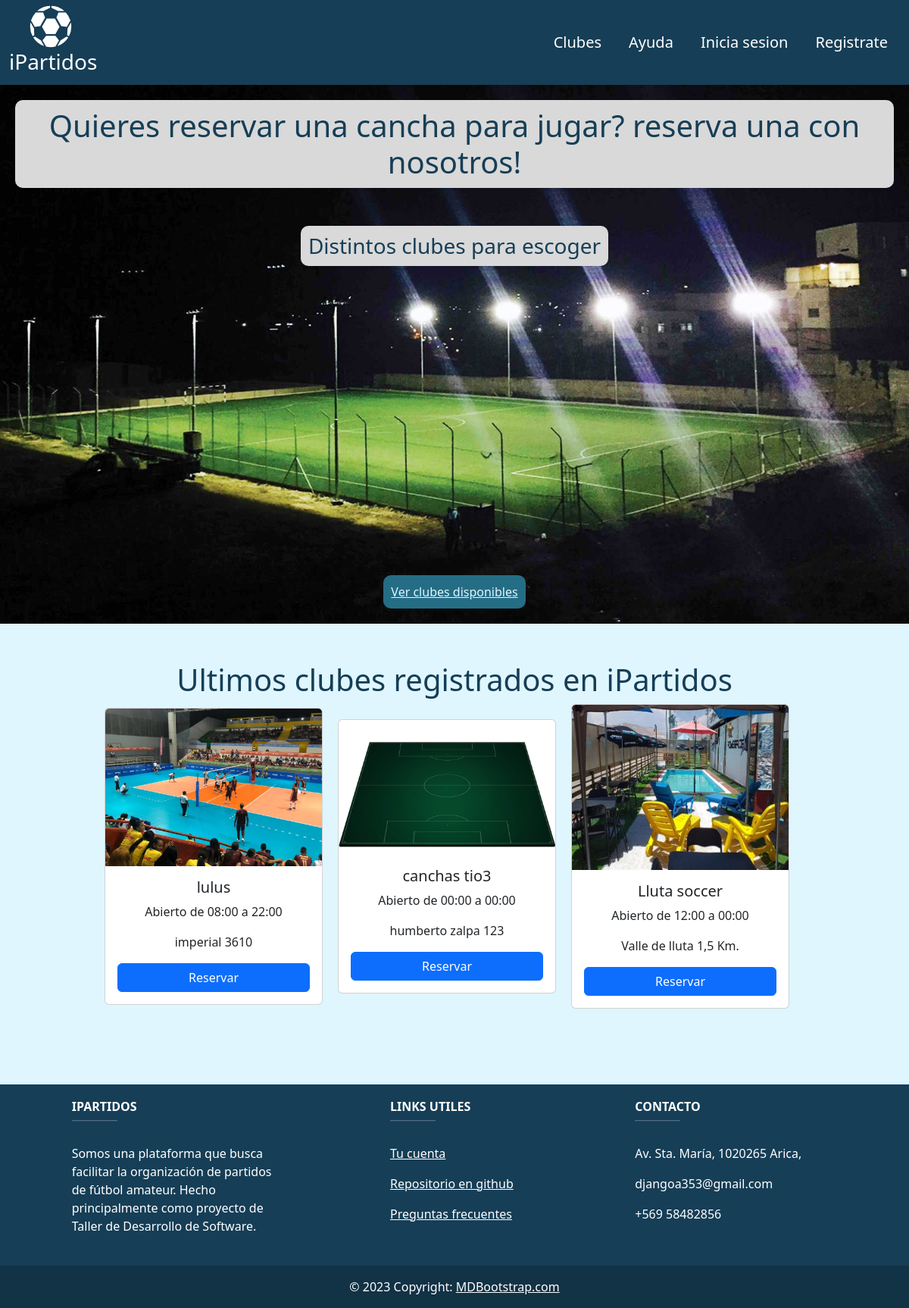
Before: / with the older database file.
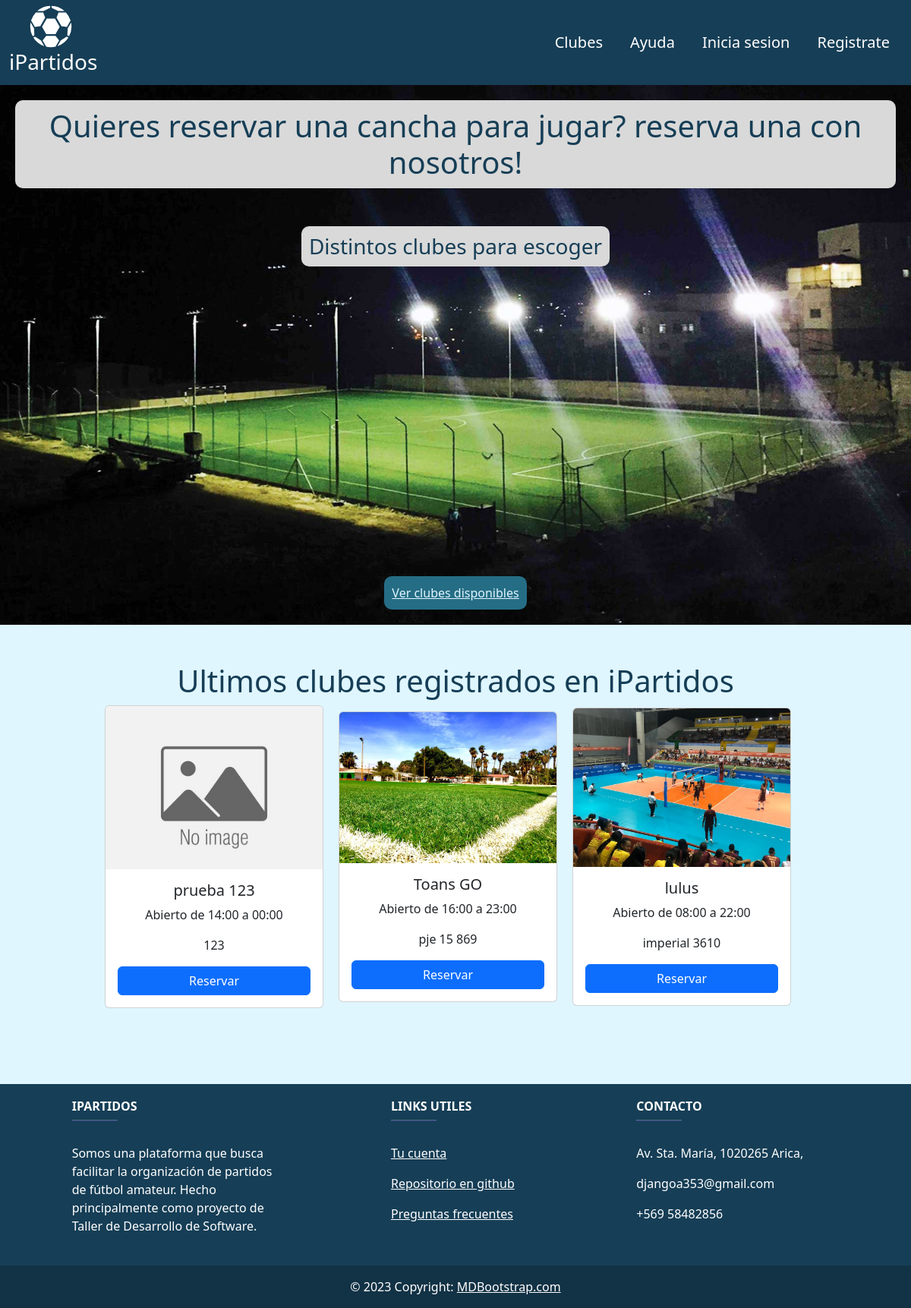
After: the same page with the newer database file.
### registration/models.py (models this page shows, shortened)
class UsuarioProfile(AbstractUser):
    name = models.CharField(max_length=200, default='', verbose_name="Nombre")
    last_name = models.CharField(max_length=200, default='', verbose_name="Apellido")
    email = models.EmailField(max_length=254, unique=True, default='')
    phoneNumber = models.CharField(max_length=20, blank=True, verbose_name='Número de teléfono', default='1234567890')
    role = models.CharField(max_length=100, default='client', verbose_name='Crear cuenta como club')
    state = models.BooleanField(default=True)

class Tenant(UsuarioProfile):
    fieldsNetWorth = models.FloatField(default=0.0)
    clubName = models.CharField(max_length=200, default='')
    clubDescription = models.CharField(max_length=200, default='')
    clubPhoto = models.ImageField(upload_to='club_photos', null=True, blank=True)
    clubAddress = models.CharField(max_length=200, default='')
    clubApertureTime = models.TimeField('Hora de apertura', null=True, blank=True,)
    clubClosureTime = models.TimeField('Hora de cierre', null=True, blank=True,)
    class Meta:
        verbose_name = 'Tenant'
        verbose_name_plural = 'Tenants'

### core/views.py (the view)
# urls.py: path('', views.home, name="home"),
def home(request):
    clubs = Tenant.objects.exclude(clubName='')\
        .exclude(clubDescription='')\
        .exclude(clubPhoto=None)\
        .exclude(clubAddress='')\
        .exclude(clubApertureTime=None)\
        .exclude(clubClosureTime=None)\
        .order_by('-date_joined')[:3]
    return render(request, 'core/home.html', {'clubs': clubs})

### core/templates/core/home.html
{% extends 'core/base.html' %}
{% block content %}
{% load static %}
<div style="margin-bottom: 50px;">
    <div style="background: url({% static 'core/img/soccer-open-field.jpg' %}) no-repeat center center; background-size: cover; text-align: center; padding: 20px;">
        <h1 class='home-title'> Quieres reservar una cancha para jugar? reserva una con nosotros! </h1>
        <h3 class='home-title2'> Distintos clubes para escoger </h3>
        <br>
        <a href="{% url 'all' %}" class='home-reference'> Ver clubes disponibles </a>
    </div>
</div>
<h1 style="color: #163E56; text-align: center;" >Ultimos clubes registrados en iPartidos</h1>
<div class='container d-flex justify-content-center align-items-center'>
    {% for club in clubs %}
    <div class="card" style="width: 18rem; margin-right: 20px;">
        {% if club.clubPhoto %}
            <img src="{{ club.clubPhoto.url }}" class="card-img-top" alt="...">
        {% else %}
            <img src="{% static 'core/img/noPhoto.jpg' %}" class="card-img-top" alt="...">
        {% endif %}
        <div class="card-body">
            <h5 class="card-title">{{ club.clubName }}</h5>
            <div class="card-text">
                <p>Abierto de {{ club.clubApertureTime }} a {{ club.clubClosureTime }}</p>
                <p>{{ club.clubAddress }}</p>
            </div>
            <a href="{% url 'field_detail' pk=club.id %}" class="btn btn-primary btn-block">Reservar</a>
        </div>
    </div>
    {% endfor %}
</div style="margin-bottom: 50px;">
{% include 'core/footer.html'%}
{% endblock %}

Changed rows visible on the page:
no longer on this page (row unchanged): Tenant: clubPhoto (picture), clubName "canchas tio3", clubApertureTime "00:00", clubClosureTime "00:00", clubAddress "humberto zalpa 123"
no longer on this page (row unchanged): Tenant: clubPhoto (picture), clubName "Lluta soccer", clubApertureTime "12:00", clubClosureTime "00:00", clubAddress "Valle de lluta 1,5 Km."
added Tenant: clubName "prueba 123", clubApertureTime "14:00", clubClosureTime "00:00", clubAddress "123"
added Tenant: clubPhoto (picture), clubName "Toans GO", clubApertureTime "16:00", clubClosureTime "23:00", clubAddress "pje 15 869"
